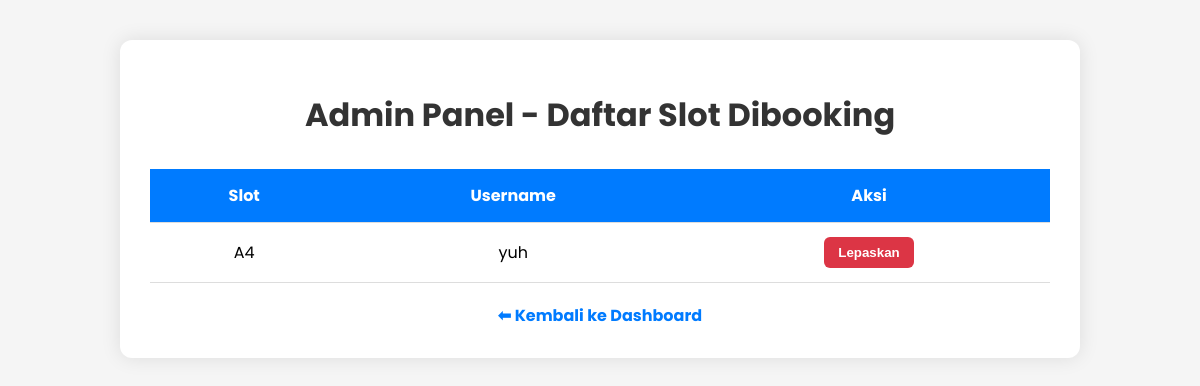
The app's page /admin (signed in), older data.
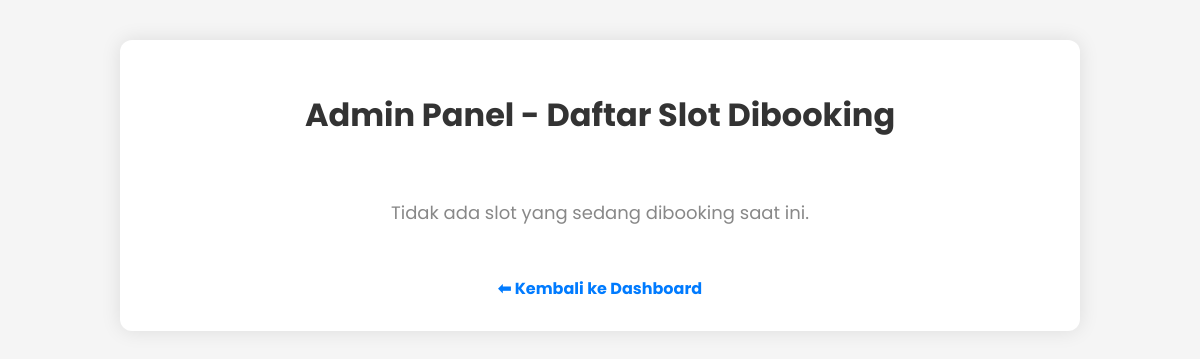
The same page, newer data.
### tables this page shows
CREATE TABLE bookings (
            id INTEGER PRIMARY KEY AUTOINCREMENT,
            user_id INTEGER,
            slot_id TEXT,
            timestamp DATETIME DEFAULT CURRENT_TIMESTAMP,
            FOREIGN KEY(user_id) REFERENCES users(id)
        );

CREATE TABLE users (
            id INTEGER PRIMARY KEY AUTOINCREMENT,
            username TEXT UNIQUE NOT NULL,
            password TEXT NOT NULL
        , role TEXT DEFAULT 'user');

### app.py (the view)
@app.route('/admin')
def admin_panel():
    if 'username' not in session or session['username'] != 'admin':
        flash("Akses ditolak. Hanya admin yang bisa mengakses halaman ini.", "danger")
        return redirect(url_for('dashboard'))
    conn = get_db_connection()
    bookings = conn.execute('''
        SELECT bookings.id, bookings.slot_id, bookings.timestamp, users.username
        FROM bookings
        JOIN users ON bookings.user_id = users.id
    ''').fetchall()
    conn.close()
    return render_template('admin_panel.html', bookings=bookings)

### app.py (called while the page is built)
def get_db_connection():
    conn = sqlite3.connect(DATABASE)
    conn.row_factory = sqlite3.Row
    return conn

### templates/admin_panel.html (shortened to what this page needs)
<!DOCTYPE html>
<html lang="en">
<head>
</head>
<body>
  <div class="container">
    <h1>Admin Panel - Daftar Slot Dibooking</h1>
    {% if bookings %}
    <table>
      <thead>
        <tr>
          <th>Slot</th>
          <th>Username</th>
          <th>Aksi</th>
        </tr>
      </thead>
      <tbody>
        {% for booking in bookings %}
        <tr>
          <td>{{ booking.slot_id }}</td>
          <td>{{ booking.username }}</td>
          <td>
	    <form method="POST" action="{{ url_for('admin_unbook', booking_id=booking.id) }}">
              <button type="submit" class="btn">Lepaskan</button>
            </form>
          </td>
        </tr>
        {% endfor %}
      </tbody>
    </table>
    {% else %}
      <div class="no-booking">Tidak ada slot yang sedang dibooking saat ini.</div>
    {% endif %}
    <div class="nav">
      <a href="{{ url_for('dashboard') }}">⬅ Kembali ke Dashboard</a>
    </div>
  </div>
</body>
</html>

### templates/admin_panel.html (style rules this page uses)
body { font-family: 'Poppins', sans-serif; margin: 0; background-color: #f5f5f5; }
.container { max-width: 900px; margin: 40px auto; background-color: white; padding: 30px; border-radius: 12px; box-shadow: 0 0 20px rgba(0,0,0,0.1); }
h1 { text-align: center; margin-bottom: 30px; color: #333; }
.nav { margin-top: 20px; text-align: center; }
.nav a { color: #007bff; text-decoration: none; font-weight: bold; font-size: 16px; }
.no-booking { text-align: center; padding: 30px; font-size: 18px; color: #888; }

Row changes from the older to the newer data that the page shows:
removed bookings: slot_id "A4", username "yuh"
Text that changed along with them:
text no longer shown: "Slot Username Aksi"
text now shown: "Tidak ada slot yang sedang dibooking saat ini."
